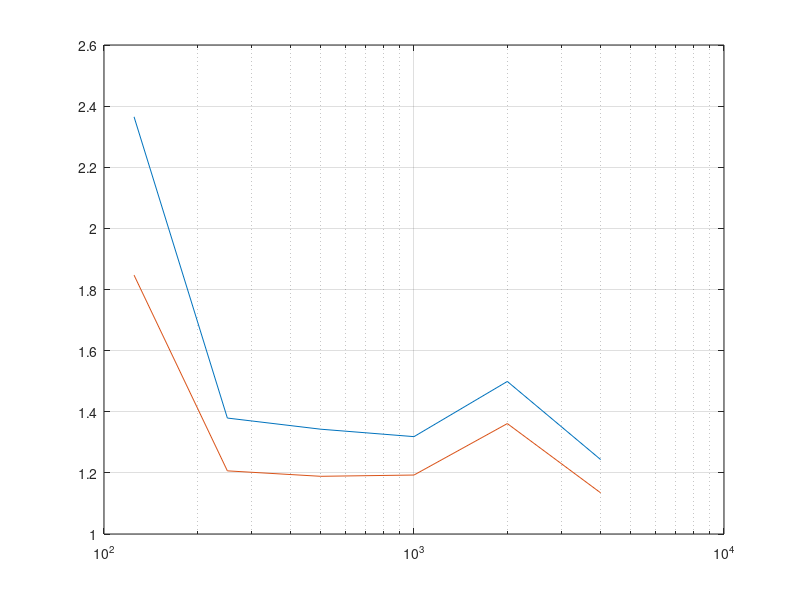

This figure's MATLAB source: (Note: this script raises an error after producing the figure.)
clc
close all
clear

%% reverb time and absorption of concert hall
% All tables are for the octave bands from 125 Hz to 4 kHz
f_oct = [125 250 500 1000 2000 4000];
c = 340;                                            % speed of sound

%%

abs_occ = [0.62 0.72 0.8 0.83 0.84 0.85];           % absorption coeff seated
abs_empty = [0.54 0.62 0.68 0.7 0.68 0.66];         % absorption coeff empty
att_coeff = [0 0 0.001 0.002 0.004 0.0086];         % attanuation coeff

abs_absorber = [0.7	0.95 0.95 0.95 0.9 0.9];        % absorption coeff of absorber (example)
abs_absorber_low = [0.75 0.65 0.5 0.2 0.1 0.1];     % absorption coeff of low freq absorber
abs_wood = [0.15 0.11 0.10 0.07 0.06 0.07];
abs_glass = [0.18 0.06 0.04 0.05 0.02 0.02];
abs_brick = [0.03 0.03 0.03 0.04 0.05 0.07];
abs_stone = [0.01 0.01 0.015 0.02 0.02 0.02];

%%
% things you should adjust
V = 21727;                                          % Volume of concert hall
S_peraudiencemember = 0.5*0.55;                     % area per seat
S_absorber = 0;                                   % area of normal absorbers
S_absorber_low = 250;                               % area of low frequency absorbers
% end


S_audience = 2300 * S_peraudiencemember;            % area of whole audience
S_concerthall_wall = 5850;
S_window = 117.6;

A_concerthall_wall = abs_wood*S_concerthall_wall;
A_absorber = - S_absorber * log(1-abs_absorber);    % eq. absorption area of absorbers
A_absorber_low = - S_absorber_low * log(1-abs_absorber_low);
A_glass = abs_glass*S_window;
A_occ = - S_audience*log(1-abs_occ);                % eq. absorption area of audience
A_empty = - S_audience*log(1-abs_empty);            % eq. absorption area of seats

A_total_occ = A_concerthall_wall + A_absorber + A_absorber_low + A_glass + A_occ; 
A_total_empty = A_concerthall_wall + A_absorber + A_absorber_low + A_glass + A_empty; 

% reverb time when seated and empty
T_60_calc_occ = 24*log(10)*V./(c*(4*att_coeff*V + A_total_occ));
T_60_calc_empty = 24*log(10)*V./(c*(4*att_coeff*V + A_total_empty));

%% clarity
r = 1:0.1:50;       % distance

E_direct = zeros(1,length(r));
E_direct(:) = 100./r.^2;

E_early_empty = zeros(length(T_60_calc_empty), length(r));
E_late_empty = zeros(length(T_60_calc_empty), length(r));
C_80_empty = zeros(length(T_60_calc_empty), length(r));     % clarity when emtpy

E_early_occ = zeros(length(T_60_calc_occ), length(r));
E_late_occ = zeros(length(T_60_calc_occ), length(r));
C_80_occ = zeros(length(T_60_calc_occ), length(r));         % clarity when fully seated

for i = 1:length(T_60_calc_empty)

    E_early_empty(i,:) = (31200*T_60_calc_empty(i)/V)*exp(-0.04.*r./T_60_calc_empty(i))*(1-exp(-1.11/T_60_calc_empty(i)));
    E_late_empty(i,:) = (31200*T_60_calc_empty(i)/V)*exp(-0.04.*r./T_60_calc_empty(i))*exp(-1.11/T_60_calc_empty(i));
    C_80_empty(i,:) = 10*log10((E_direct+E_early_empty(i,:))./E_late_empty(i,:));

    E_early_occ(i,:) = (31200*T_60_calc_occ(i)/V)*exp(-0.04.*r./T_60_calc_occ(i))*(1-exp(-1.11/T_60_calc_occ(i)));
    E_late_occ(i,:) = (31200*T_60_calc_occ(i)/V)*exp(-0.04.*r./T_60_calc_occ(i))*exp(-1.11/T_60_calc_occ(i));
    C_80_occ(i,:) = 10*log10((E_direct+E_early_empty(i,:))./E_late_empty(i,:));
end

%% strength

A = 0.163*V./T_60_calc_occ;             % equivilant absorption area
Q = 1;                                  % directivity
delta = 6.91./T_60_calc_empty;          % decay
ref = Q/(4*pi*10^2);                    % reference
dir = Q./(4*pi*r.^2);                   % direct component

diff = zeros(length(A), length(r));     % diffuse component
G = zeros(length(A), length(r));

for i = 1:length(A)
    diff(i,:) = 4./A(i) * exp(-2*delta(i)*r./c);
    G(i,:) = 10*log10((dir + diff(i,:))./ref);  % Strength for all six octave bands
end

%% rehersal room

% things you should adjust 
S_absorber_rehersal = 70;
S_absorber_low_rehersal = 20; 

n_person = 1:50;                             % number of people in rehersal room
V_rehersal = 1190;                       % Volume of rehersal room
S_wall = 538;         % area of the walls, floor and ceiling in rehersal room
% end

A_absorber_rehersal = - S_absorber_rehersal * log(1-abs_absorber);
A_absorber_rehersal_low = - S_absorber_low_rehersal * log(1-abs_absorber_low);
A_person = [0.05 0.16 0.25 0.58 0.86 1.03]; % eq. absorption area per person
A_wall = S_wall*abs_wood;                   % eq. absorption area of walls


% reverberation time of rehersal room
T_60_rehersal = zeros(length(n_person), length(A_wall));
for i = n_person
    T_60_rehersal(i,:) = 0.163*V_rehersal./(n_person(i)*A_person + A_wall + A_absorber_rehersal_low + A_absorber_rehersal);
end

%% lobby

V_lobby1 = 6275;
S_ceiling_L1 = 880;
S_walls_L1 = 780;
S_floor_L1 = 1255;
S_window_L1 = 125;
S_absorber_L1 = 50;
S_absorber_low_L1 = 150;

V_lobby2 = 4500;
S_ceiling_L2 = 1090;
S_walls_L2 = 680;
S_floor_L2 = 900;
S_window_L2 = 125;
S_absorber_L2 = 50;
S_absorber_low_L2 = 100;


A_ceiling_L1 = S_ceiling_L1*abs_wood;
A_walls_L1 = S_walls_L1*abs_brick;
A_floor_L1 = S_floor_L1*abs_stone;
A_window_L1 = S_window_L1*abs_glass;
A_absorber_L1 = - S_absorber_L1 * log(1-abs_absorber);
A_absorber_low_L1 = - S_absorber_low_L1 * log(1-abs_absorber);
A_total_L1 = A_ceiling_L1 + A_walls_L1 + A_floor_L1 + A_window_L1 + A_absorber_L1 + A_absorber_low_L1;

A_ceiling_L2 = S_ceiling_L2*abs_wood;
A_walls_L2 = S_walls_L2*abs_brick;
A_floor_L2 = S_floor_L2*abs_stone;
A_window_L2 = S_window_L2*abs_glass;
A_absorber_L2 = - S_absorber_L2 * log(1-abs_absorber);
A_absorber_low_L2 = - S_absorber_low_L2 * log(1-abs_absorber);
A_total_L2 = A_ceiling_L2 + A_walls_L2 + A_floor_L2 + A_window_L2 + A_absorber_L2 + A_absorber_low_L2;

T_60_Lobby1 = 24*log(10)*V_lobby1./(c*(4*att_coeff*V_lobby1 + A_total_L1));
T_60_Lobby2 = 24*log(10)*V_lobby2./(c*(4*att_coeff*V_lobby2 + A_total_L2));

%% plots

% % clarity
% figure
% plot(r, C_80_occ)
% hold on
% thickenall_big;
% grid on
% xlabel('Distance r in m')
% ylabel('Clarity C_{80} in dB')
% legend('125','250','500','1k','2k','4k')
% %ylim([-5 20])
% 
% % strength
% figure
% plot(r, G)
% thickenall_big;
% grid on 
% legend('125','250','500','1k','2k','4k')
% xlabel('Distance r in m')
% ylabel('Strength G in dB')
% xlim([0 40])
% ylim([-5 20])

% lobby
figure
semilogx(f_oct, T_60_Lobby1)
hold on
grid on
semilogx(f_oct, T_60_Lobby2)
thickenall_big;
xticks(f_oct);
xticklabels({'125', '250', '500', '1k', '2k', '4k'})
%xlim([0 5000])
ylim([0 3])
xlabel('f in Hz')
ylabel('T_{60} in s')
legend('Lobby1','Lobby2')

% T_60 in concert hall
figure
semilogx(f_oct, T_60_calc_empty)
hold on
grid on
semilogx(f_oct, T_60_calc_occ)
thickenall_big;
xticks(f_oct);
xticklabels({'125', '250', '500', '1k', '2k', '4k'})
%xlim([0 5000])
ylim([0 3])
xlabel('f in Hz')
ylabel('T_{60} in s')
legend('empty','seated')

% T_60 in rehersal room
figure
semilogx(f_oct, T_60_rehersal(1,:))
hold on
grid on
semilogx(f_oct, T_60_rehersal(25,:))
semilogx(f_oct, T_60_rehersal(50,:))
thickenall_big;
xticks(f_oct);
xticklabels({'125', '250', '500', '1k', '2k', '4k'})
%xlim([0 5000])
ylim([0 3])
xlabel('f in Hz')
ylabel('T_{60} in s')
legend('1 Musician','25 Musicians', '50 Musicians')
